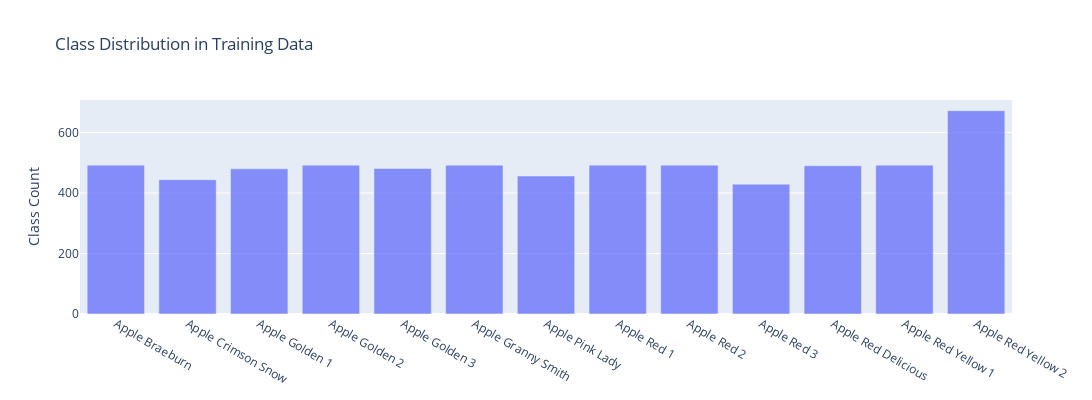

Write notebook code for a chart like this one.
### Code cell
x1, y1 = create_stack_bar_data('classes', training_data)
x1 = list(train_generator.class_indices.keys())

trace1 = go.Bar(x=x1, y=y1, opacity=0.75, name="Class Count")
layout = dict(height=400, width=1200, title='Class Distribution in Training Data', legend=dict(orientation="h"), 
                yaxis = dict(title = 'Class Count'))
fig = go.Figure(data=[trace1], layout=layout);
iplot(fig);

### Figure 1 — Plotly figure (JSON) as saved in the notebook; plotly's stock layout.template omitted (floating-point values rounded to 4 significant figures)
{"data": [{"name": "Class Count", "opacity": 0.75, "type": "bar", "x": ["Apple Braeburn", "Apple Crimson Snow", "Apple Golden 1", "Apple Golden 2", "Apple Golden 3", "Apple Granny Smith", "Apple Pink Lady", "Apple Red 1", "Apple Red 2", "Apple Red 3", "Apple Red Delicious", "Apple Red Yellow 1", "Apple Red Yellow 2"], "y": [492, 444, 480, 492, 481, 492, 456, 492, 492, 429, 490, 492, 672]}], "layout": {"height": 400, "legend": {"orientation": "h"}, "title": {"text": "Class Distribution in Training Data"}, "width": 1200, "yaxis": {"title": {"text": "Class Count"}}}}
